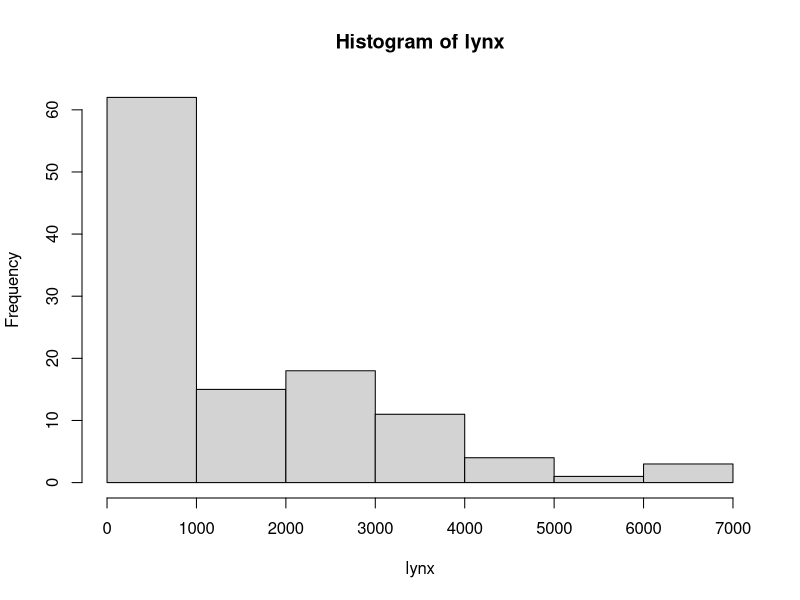
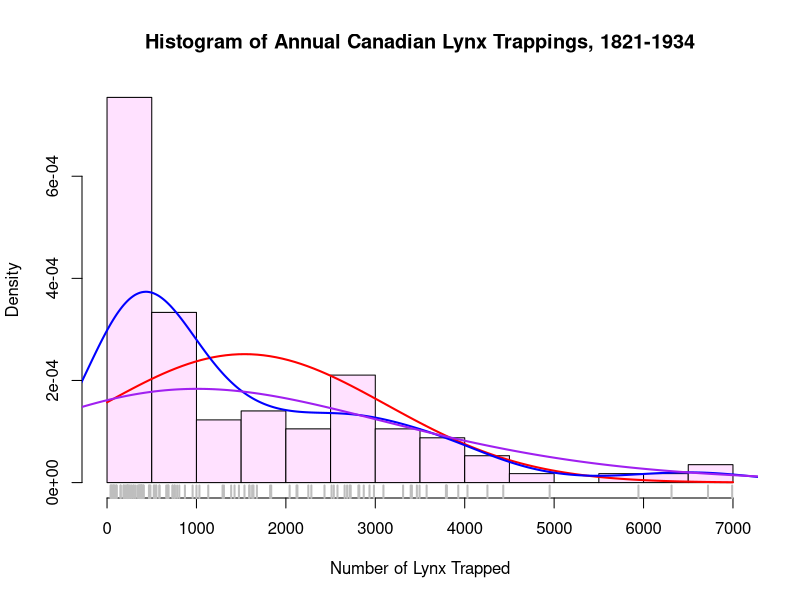

Recreate these plots in R, in order.
#WHY OVERLAY?
#Increased information density

# Load Data

# Annual Canadian Lynx trapping 1821-1934
?lynx
head(lynx)

# so the data is time series

# HISTOGRAM

# Default
hist(lynx)
summary(lynx)
# add some options
hist(lynx,
     breaks=14,
     freq=FALSE, #Axis shows density rather than frequency
     col="thistle1",
     main=paste("Histogram of Annual Canadian Lynx",
                "Trappings, 1821-1934"),
     xlab='Number of Lynx Trapped')

# Add a normal distribution
curve(dnorm(x,mean=mean(lynx),sd=sd(lynx)),
      col = 'red',
      lwd=2, # line width of2 pixels
      add=TRUE #used for adding the curve on the previous graph
      )

# Add two kernel density estimators

lines(density(lynx), col ='blue', lwd=2)
lines(density(lynx,adjust=3), col='purple', lwd=2)

# add a rug plot
rug(lynx, lwd=2, col = 'gray')


 #clean up